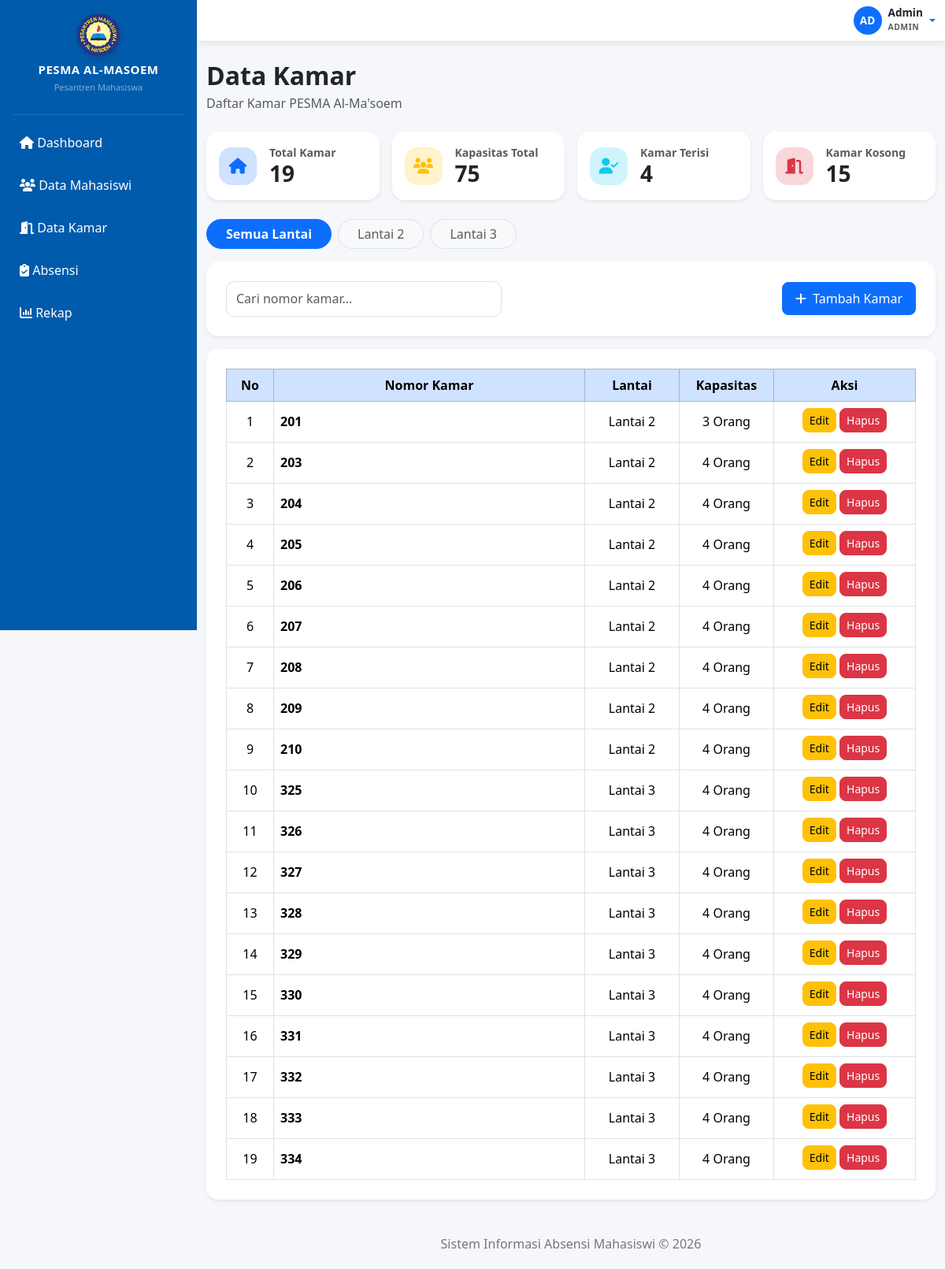
The page /Absensi_PESMA/admin/kamar/index.php (signed in) on the database its author committed.
### tables this page shows
CREATE TABLE `kamar` (
  `id_kamar` int(11) NOT NULL,
  `nomor_kamar` varchar(10) NOT NULL,
  `lantai` int(11) NOT NULL,
  `kapasitas` int(11) NOT NULL,
  `created_at` timestamp NOT NULL DEFAULT current_timestamp()
);

### Absensi_PESMA/admin/kamar/index.php (the view, shortened to what this page needs)
<?php
include "../../config/koneksi.php";
include "../../includes/header.php";
include "../../includes/sidebar.php";
include "../../includes/navbar.php";
$keyword = isset($_GET['keyword'])
    ? trim($_GET['keyword'])
    : '';
$lantai = isset($_GET['lantai'])
    ? $_GET['lantai']
    : '';
$q_total_kamar = mysqli_query($conn, "
    SELECT COUNT(*) AS total
    FROM kamar
");
$total_kamar = mysqli_fetch_assoc($q_total_kamar)['total'] ?? 0;
$q_total_kapasitas = mysqli_query($conn, "
    SELECT COALESCE(SUM(kapasitas), 0) AS total
    FROM kamar
");
$total_kapasitas = mysqli_fetch_assoc($q_total_kapasitas)['total'] ?? 0;
$q_kamar_terisi = mysqli_query($conn, "
    SELECT COUNT(DISTINCT id_kamar) AS total
    FROM mahasiswi
    WHERE id_kamar IS NOT NULL
      AND id_kamar != 0
      AND status = 'Aktif'
");
$kamar_terisi = mysqli_fetch_assoc($q_kamar_terisi)['total'] ?? 0;
$kamar_kosong = max(0, $total_kamar - $kamar_terisi);
?>
<div class="mb-4">
    <h2 class="fw-bold text-dark mb-1">Data Kamar</h2>
    <p class="text-muted mb-0">
        Daftar Kamar PESMA Al-Ma'soem
    </p>
</div>
<div class="row g-3 mb-4">
    <div class="col-6 col-md-3">
        <div class="card border-0 shadow-sm rounded-4 h-100">
            <div class="card-body d-flex align-items-center gap-2 gap-md-3 p-3">
                <div class="bg-primary-subtle text-primary rounded-4
                    d-flex align-items-center justify-content-center flex-shrink-0"
                    style="width:48px;height:48px;">
                    <i class="fa-solid fa-house fs-5"></i>
                </div>
                <div>
                    <span class="text-muted small fw-semibold d-block">
                        Total Kamar
                    </span>
                    <h3 class="fw-bold mb-0 text-dark">
                        <?= (int) $total_kamar; ?>
                    </h3>
                </div>
            </div>
        </div>
    </div>
    <div class="col-6 col-md-3">
        <div class="card border-0 shadow-sm rounded-4 h-100">
            <div class="card-body d-flex align-items-center gap-2 gap-md-3 p-3">
                <div class="bg-warning-subtle text-warning rounded-4
                    d-flex align-items-center justify-content-center flex-shrink-0"
                    style="width:48px;height:48px;">
                    <i class="fa-solid fa-users fs-5"></i>
                </div>
                <div>
                    <span class="text-muted small fw-semibold d-block">
                        Kapasitas Total
                    </span>
                    <h3 class="fw-bold mb-0 text-dark">
                        <?= (int) $total_kapasitas; ?>
                    </h3>
                </div>
            </div>
        </div>
    </div>
    <div class="col-6 col-md-3">
        <div class="card border-0 shadow-sm rounded-4 h-100">
            <div class="card-body d-flex align-items-center gap-2 gap-md-3 p-3">
                <div class="bg-info-subtle text-info rounded-4
                    d-flex align-items-center justify-content-center flex-shrink-0"
                    style="width:48px;height:48px;">
                    <i class="fa-solid fa-user-check fs-5"></i>
                </div>
                <div>
                    <span class="text-muted small fw-semibold d-block">
                        Kamar Terisi
                    </span>
                    <h3 class="fw-bold mb-0 text-dark">
                        <?= (int) $kamar_terisi; ?>
                    </h3>
                </div>
            </div>
        </div>
    </div>
    <div class="col-6 col-md-3">
        <div class="card border-0 shadow-sm rounded-4 h-100">
            <div class="card-body d-flex align-items-center gap-2 gap-md-3 p-3">
                <div class="bg-danger-subtle text-danger rounded-4
                    d-flex align-items-center justify-content-center flex-shrink-0"
                    style="width:48px;height:48px;">
                    <i class="fa-solid fa-door-open fs-5"></i>
                </div>
                <div>
                    <span class="text-muted small fw-semibold d-block">
                        Kamar Kosong
                    </span>
                    <h3 class="fw-bold mb-0 text-dark">
                        <?= (int) $kamar_kosong; ?>
                    </h3>
                </div>
            </div>
        </div>
    </div>
</div>
<div class="d-flex gap-2 mb-3 flex-wrap">
    <a
        href="index.php?keyword=<?= urlencode($keyword); ?>"
        class="btn rounded-pill px-4
        <?= $lantai === '' ? 'btn-primary fw-bold' : 'btn-light border text-muted'; ?>">
        Semua Lantai
    </a>
    <a
        href="index.php?lantai=2&keyword=<?= urlencode($keyword); ?>"
        class="btn rounded-pill px-4
        <?= $lantai === '2' ? 'btn-primary fw-bold' : 'btn-light border text-muted'; ?>">
        Lantai 2
    </a>
    <a
        href="index.php?lantai=3&keyword=<?= urlencode($keyword); ?>"
        class="btn rounded-pill px-4
        <?= $lantai === '3' ? 'btn-primary fw-bold' : 'btn-light border text-muted'; ?>">
        Lantai 3
    </a>
</div>
<div class="card shadow-sm border-0 mb-3">
    <div class="card-body">
        <form method="GET" id="formSearch">
            <div class="d-flex justify-content-between align-items-center gap-2 flex-wrap">
                <div class="flex-grow-1" style="max-width:350px;">
                    <input
                        type="text"
                        name="keyword"
                        class="form-control"
                        placeholder="Cari nomor kamar..."
                        value="<?= htmlspecialchars($keyword); ?>">
                </div>
                <a
                    href="tambah.php"
                    class="btn btn-primary text-nowrap rounded-3 px-3 py-2">
                    <i class="fa-solid fa-plus me-1"></i>
                    Tambah Kamar
                </a>
            </div>
        </form>
    </div>
</div>
<div class="card shadow-sm border-0 mb-4">
    <div class="card-body">
        <div class="table-responsive">
            <table class="table table-bordered table-hover align-middle mb-0">
                <thead class="table-primary text-center">
                    <tr>
                        <th width="60">No</th>
                        <th>Nomor Kamar</th>
                        <th width="120">Lantai</th>
                        <th width="120">Kapasitas</th>
                        <th width="180">Aksi</th>
                    </tr>
                </thead>
                <tbody>
                    <?php
                    $no = 1;
                    $where = "WHERE 1=1";
                    $query_kamar = mysqli_query($conn, "
                        SELECT *
                        FROM kamar
                        $where
                        ORDER BY nomor_kamar ASC
                    ");
                    if (!$query_kamar) {
                    ?>
                        <tr>
                            <td colspan="5" class="text-center text-danger py-3">
                                Gagal mengambil data kamar.
                            </td>
                        </tr>
                    <?php
                    } elseif (mysqli_num_rows($query_kamar) > 0) {
                        while ($d = mysqli_fetch_assoc($query_kamar)) {
                    ?>
                        <tr>
                            <td class="text-center">
                                <?= $no++; ?>
                            </td>
                            <td>
                                <strong>
                                    <?= htmlspecialchars($d['nomor_kamar']); ?>
                                </strong>
                            </td>
                            <td class="text-center">
                                Lantai <?= htmlspecialchars($d['lantai']); ?>
                            </td>
                            <td class="text-center">
                                <?= (int) $d['kapasitas']; ?> Orang
                            </td>
                            <td class="text-center text-nowrap">
                                <a
                                    href="edit.php?id=<?= (int) $d['id_kamar']; ?>"
                                    class="btn btn-warning btn-sm mb-1">
                                    Edit
                                </a>
                                <a
                                    href="hapus.php?id=<?= (int) $d['id_kamar']; ?>"
                                    class="btn btn-danger btn-sm mb-1"
                                    onclick="return confirm('Yakin ingin menghapus kamar ini? Pastikan kamar tidak digunakan oleh mahasiswi.');">
                                    Hapus
                                </a>
                            </td>
                        </tr>
                    <?php
                        }
                    }
                    ?>
                </tbody>
            </table>
        </div>
    </div>
</div>
<?php include "../../includes/footer.php"; ?>

### Absensi_PESMA/includes/header.php (shortened to what this page needs)
<!DOCTYPE html>
<html lang="id">
<head>
    <link href="https://cdn.jsdelivr.net/npm/bootstrap@5.3.3/dist/css/bootstrap.min.css" rel="stylesheet">
    <link rel="stylesheet" href="/absensi_PESMA/assets/css/style.css">
    <link rel="stylesheet" href="https://cdn.datatables.net/2.3.2/css/dataTables.dataTables.css">
    <link rel="stylesheet" href="https://cdnjs.cloudflare.com/ajax/libs/font-awesome/6.6.0/css/all.min.css">
</head>
<body>

### Absensi_PESMA/includes/sidebar.php (shortened to what this page needs)
<div class="sidebar">
    <div class="sidebar-brand text-center p-3">
        <img src="/absensi_PESMA/assets/img/logo.png" alt="Logo Al-Masoem" class="img-fluid mb-2" style="max-height: 55px; filter: drop-shadow(0px 2px 4px rgba(0,0,0,0.2));">
        <h6 class="fw-bold text-white mb-0" style="letter-spacing: 0.5px; font-size: 15px;">
            PESMA AL-MASOEM
        </h6>
        <small class="text-white-50" style="font-size: 11px;">
            Pesantren Mahasiswa
        </small>
    </div>
    <hr class="mx-3 my-2 text-white-50">
    <a href="/absensi_PESMA/admin/dashboard.php">
        <i class="fa-solid fa-house"></i>
        Dashboard
    </a>
    <a href="/absensi_PESMA/admin/mahasiswi/index.php">
        <i class="fa-solid fa-users"></i>
        Data Mahasiswi
    </a>
    <a href="/absensi_PESMA/admin/kamar/index.php">
        <i class="fa-solid fa-door-open"></i>
        Data Kamar
    </a>
    <a href="/absensi_PESMA/admin/absensi/index.php">
        <i class="fa-solid fa-clipboard-check"></i>
        Absensi
    </a>
    <a href="/absensi_PESMA/admin/rekap/index.php">
        <i class="fa-solid fa-chart-column"></i>
        Rekap
    </a>
</div>

### Absensi_PESMA/includes/navbar.php (shortened to what this page needs)
<?php
$nama_user = $_SESSION['nama'] ?? 'User';
$inisial = strtoupper(substr($nama_user, 0, 2));
?>
<div class="main">
    <nav class="navbar navbar-expand-lg navbar-custom bg-white border-bottom py-2">
        <div class="container-fluid d-flex flex-row flex-nowrap align-items-center">
            <div class="ms-auto flex-shrink-0">
                <div class="dropdown">
                    <a
                        href="#"
                        class="d-flex align-items-center text-decoration-none dropdown-toggle"
                        id="dropdownUser"
                        data-bs-toggle="dropdown"
                        aria-expanded="false">
                        <div
                            class="rounded-circle bg-primary text-white d-flex align-items-center justify-content-center fw-bold me-2"
                            style="width:36px;height:36px;font-size:.85rem;">
                            <?= htmlspecialchars($inisial); ?>
                        </div>
                        <div class="text-start d-none d-md-block me-1">
                            <span class="fw-bold d-block text-dark lh-1 mb-1"
                                  style="font-size:.85rem;">
                                <?= htmlspecialchars($nama_user); ?>
                            </span>
                            <small class="text-muted text-uppercase fw-semibold d-block"
                                   style="font-size:.65rem;letter-spacing:.5px;">
                                <?= htmlspecialchars($_SESSION['role'] ?? 'User'); ?>
                            </small>
                        </div>
                    </a>
                </div>
            </div>
        </div>
    </nav>
    <div class="container-fluid mt-4">

### Absensi_PESMA/includes/footer.php (shortened to what this page needs)
</div>
<footer class="footer">
    Sistem Informasi Absensi Mahasiswi © 2026
</footer>
</div>
</body>
</html>

### Absensi_PESMA/assets/css/style.css (style rules this page uses)
body { background: #f5f7fb; font-family: 'Segoe UI', sans-serif; color: #333; overflow-x: hidden; }
.sidebar { position: fixed; top: 0; left: 0; width: 250px; height: 100vh; background: #005BAC; color: #fff; overflow-y: auto; transition: .3s; z-index: 1050; }
.sidebar a { display: block; padding: 15px 25px; color: #fff; text-decoration: none; transition: .3s; }
.main { margin-left: 250px; transition: .3s; }
.navbar-custom { background: #fff; box-shadow: 0 2px 10px rgba(0,0,0,.08); display: flex; align-items: center; }
.card { border: none; border-radius: 15px; box-shadow: 0 4px 10px rgba(0,0,0,.08); transition: .3s; }
.card-body { padding: 25px; }
.table { margin-bottom: 0; }
.table thead { background: #005BAC; color: #fff; }
.table th { text-align: center; vertical-align: middle; }
.table td { vertical-align: middle; }
.form-control, .form-select { height: 45px; border-radius: 10px; }
.btn { border-radius: 8px; transition: .2s; }
.footer { text-align: center; padding: 20px; color: #777; }

### rows shown on the page
kamar: nomor_kamar "201", lantai "2", kapasitas "3"
kamar: nomor_kamar "203", lantai "2", kapasitas "4"
kamar: nomor_kamar "204", lantai "2", kapasitas "4"
kamar: nomor_kamar "205", lantai "2", kapasitas "4"
kamar: nomor_kamar "206", lantai "2", kapasitas "4"
kamar: nomor_kamar "207", lantai "2", kapasitas "4"
kamar: nomor_kamar "208", lantai "2", kapasitas "4"
kamar: nomor_kamar "209", lantai "2", kapasitas "4"
kamar: nomor_kamar "210", lantai "2", kapasitas "4"
kamar: nomor_kamar "325", lantai "3", kapasitas "4"
kamar: nomor_kamar "326", lantai "3", kapasitas "4"
kamar: nomor_kamar "327", lantai "3", kapasitas "4"
kamar: nomor_kamar "328", lantai "3", kapasitas "4"
kamar: nomor_kamar "329", lantai "3", kapasitas "4"
kamar: nomor_kamar "330", lantai "3", kapasitas "4"
kamar: nomor_kamar "331", lantai "3", kapasitas "4"
kamar: nomor_kamar "332", lantai "3", kapasitas "4"
kamar: nomor_kamar "333", lantai "3", kapasitas "4"
kamar: nomor_kamar "334", lantai "3", kapasitas "4"

### other values the page prints
$inisial "AD"
$nama_user "Admin"
$_SESSION['role'] "ADMIN"
$total_kamar "19"
$total_kapasitas "75"
$kamar_terisi "4"
$kamar_kosong "15"
